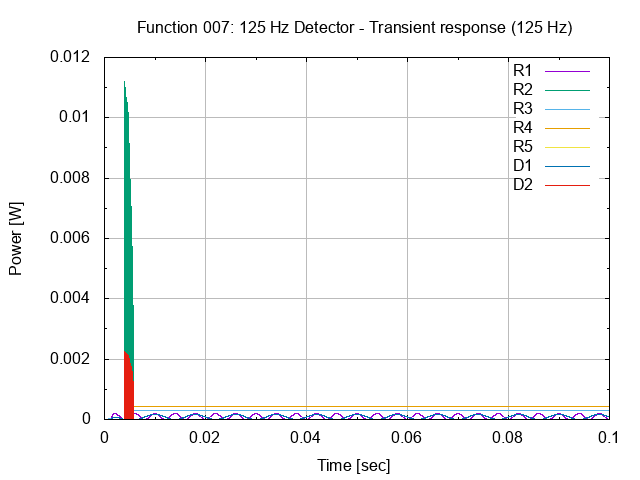

Generate this figure with gnuplot:
# setup terminal
set term png

# setup graph
set output "26.007.00.03.01.png"
set title "Function 007: 125 Hz Detector - Transient response (125 Hz)"

# setup Y-axis
set grid ytics lt 1 lw 1 lc rgb "#bbbbbb"
set mytics
set ylabel "Power [W]"

# setup X-axis
set grid xtics lt 1 lw 1 lc rgb "#bbbbbb"
set mxtics
set xrange [0:0.1]
set xlabel "Time [sec]"

# setup plot style
set style data lines
plot '26.007.00.03.01.dat' using 1:2 title "R1", \
     '26.007.00.03.01.dat' using 1:3 title "R2", \
     '26.007.00.03.01.dat' using 1:4 title "R3", \
     '26.007.00.03.01.dat' using 1:5 title "R4", \
     '26.007.00.03.01.dat' using 1:6 title "R5", \
     '26.007.00.03.01.dat' using 1:7 title "D1", \
     '26.007.00.03.01.dat' using 1:8 title "D2"

# set output back to default
set output

# reset terminal type
set terminal pop
